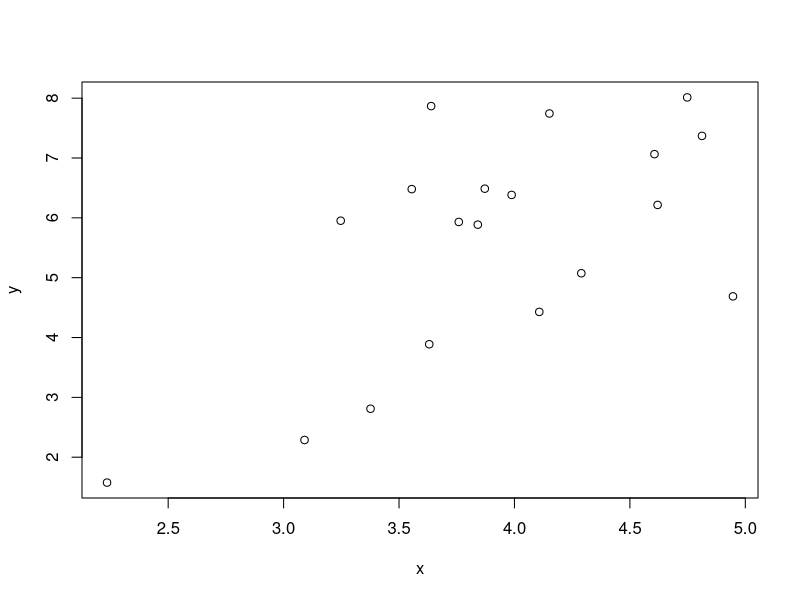
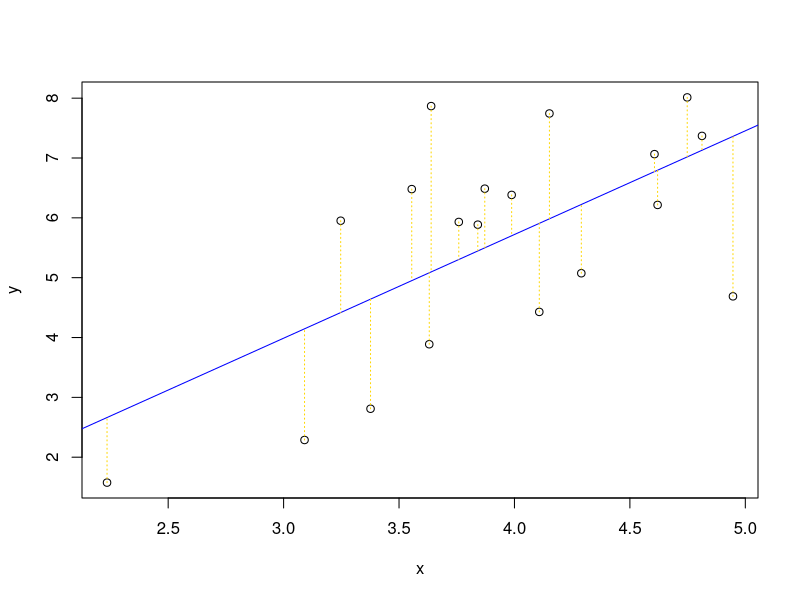

The R source for these figures, in order:
## ---- chunk 1
library(readxl)
library("knitr")
library("kableExtra")
penyebutan <- read_excel("penyebutan.xlsx")
penyebutan %>% 
  kbl(caption = "Beberapa Penyebutan Variabel dalam Analisis Regresi") %>%
  kable_paper("hover", full_width=F)

## ---- chunk 2
library("knitr")
library("kableExtra")
PJMotor <- read.delim("PJMotor.txt")
PJMotor %>% 
  kbl(caption = "Penjualan Motor (y) dan Pertumbuhan Pendapatan (x) 2001-2019") %>%
  kable_paper("hover", full_width=F)
## ---- chunk 3
PJMotor <- read.delim("PJMotor.txt")
attach(PJMotor)
plot(x, y)
## ---- chunk 4
PJMotor <- read.delim("PJMotor.txt")
plot(x, y)
md <- lm(y ~ x, data = PJMotor)
abline(md, col= "blue")
segments(x, y, x, -1.210 + 1.733*x, lty=3, col = "gold")
